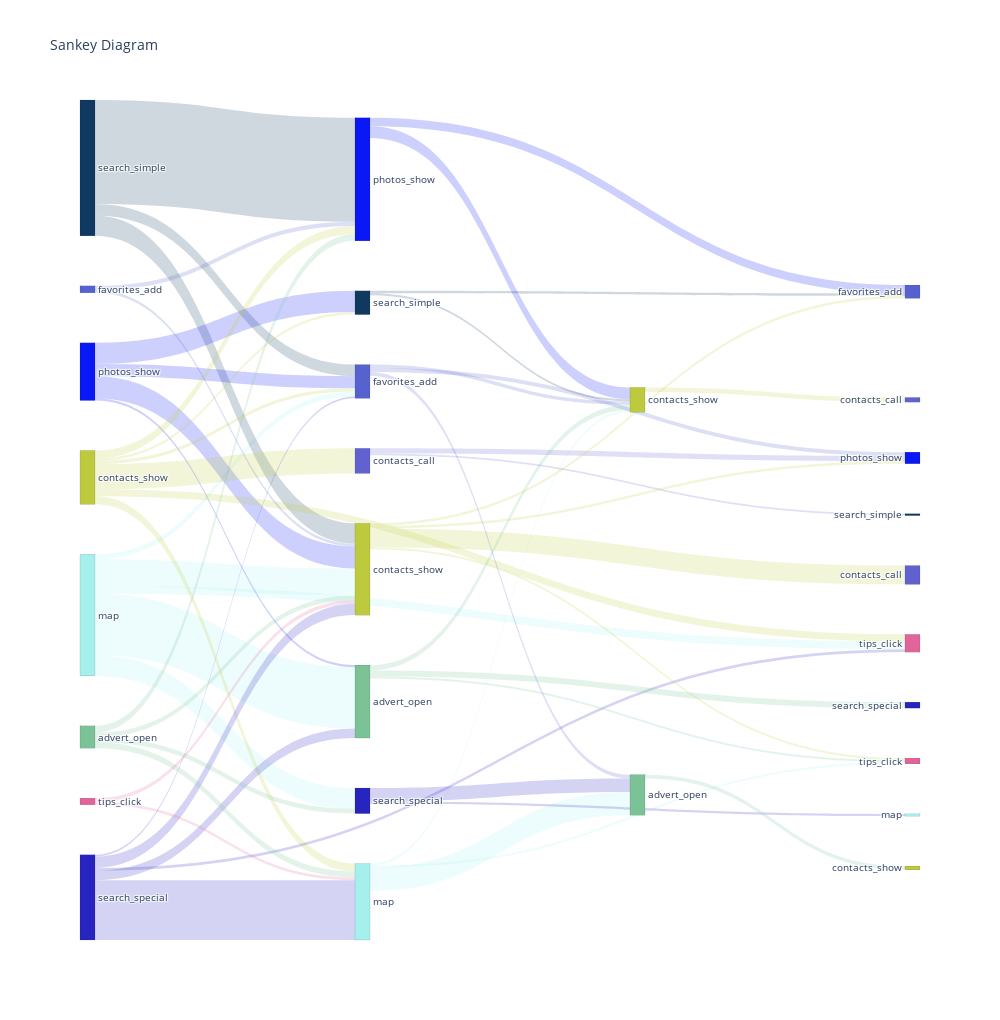

The cell this chart's notebook holds for it:
### Code cell
senkey_diagram.show()

### Figure 1 — Plotly figure (JSON) as saved in the notebook; plotly's stock layout.template omitted (floating-point values rounded to 4 significant figures)
{"data": [{"domain": {"x": [0, 1], "y": [0, 1]}, "link": {"color": ["rgba(165, 240, 237, 0.2)", "rgba(165, 240, 237, 0.2)", "rgba(165, 240, 237, 0.2)", "rgba(165, 240, 237, 0.2)", "rgba(165, 240, 237, 0.2)", "rgba(16, 57, 98, 0.2)", "rgba(16, 57, 98, 0.2)", "rgba(16, 57, 98, 0.2)", "rgba(9, 24, 244, 0.2)", "rgba(9, 24, 244, 0.2)", "rgba(9, 24, 244, 0.2)", "rgba(9, 24, 244, 0.2)", "rgba(190, 202, 61, 0.2)", "rgba(190, 202, 61, 0.2)", "rgba(190, 202, 61, 0.2)", "rgba(190, 202, 61, 0.2)", "rgba(190, 202, 61, 0.2)", "rgba(190, 202, 61, 0.2)", "rgba(40, 36, 192, 0.2)", "rgba(40, 36, 192, 0.2)", "rgba(40, 36, 192, 0.2)", "rgba(40, 36, 192, 0.2)", "rgba(40, 36, 192, 0.2)", "rgba(123, 194, 151, 0.2)", "rgba(123, 194, 151, 0.2)", "rgba(123, 194, 151, 0.2)", "rgba(123, 194, 151, 0.2)", "rgba(226, 101, 154, 0.2)", "rgba(226, 101, 154, 0.2)", "rgba(86, 99, 206, 0.2)", "rgba(86, 99, 206, 0.2)", "rgba(9, 24, 244, 0.2)", "rgba(9, 24, 244, 0.2)", "rgba(123, 194, 151, 0.2)", "rgba(123, 194, 151, 0.2)", "rgba(123, 194, 151, 0.2)", "rgba(165, 240, 237, 0.2)", "rgba(165, 240, 237, 0.2)", "rgba(165, 240, 237, 0.2)", "rgba(97, 98, 208, 0.2)", "rgba(97, 98, 208, 0.2)", "rgba(190, 202, 61, 0.2)", "rgba(190, 202, 61, 0.2)", "rgba(190, 202, 61, 0.2)", "rgba(190, 202, 61, 0.2)", "rgba(16, 57, 98, 0.2)", "rgba(16, 57, 98, 0.2)", "rgba(40, 36, 192, 0.2)", "rgba(40, 36, 192, 0.2)", "rgba(86, 99, 206, 0.2)", "rgba(86, 99, 206, 0.2)", "rgba(86, 99, 206, 0.2)", "rgba(190, 202, 61, 0.2)", "rgba(123, 194, 151, 0.2)"], "label": ["50.4%", "22.0%", "17.1%", "6.4%", "4.1%", "76.5%", "14.9%", "8.6%", "3.7%", "38.3%", "36.9%", "21.0%", "14.8%", "14.8%", "46.6%", "4.6%", "13.3%", "5.9%", "11.1%", "70.2%", "13.3%", "3.3%", "2.1%", "31.3%", "26.1%", "20.9%", "21.6%", "42.5%", "57.5%", "59.5%", "40.5%", "41.8%", "58.2%", "40.0%", "15.0%", "45.0%", "7.9%", "85.4%", "6.7%", "26.2%", "73.8%", "9.7%", "72.9%", "7.7%", "9.7%", "51.9%", "48.1%", "86.2%", "13.8%", "29.9%", "34.3%", "35.8%", "100.0%", "100.0%"], "source": [0, 0, 0, 0, 0, 1, 1, 1, 2, 2, 2, 2, 3, 3, 3, 3, 3, 3, 4, 4, 4, 4, 4, 5, 5, 5, 5, 6, 6, 7, 7, 8, 8, 9, 9, 9, 10, 10, 10, 11, 11, 12, 12, 12, 12, 13, 13, 14, 14, 16, 16, 16, 18, 19], "target": [9, 12, 14, 15, 16, 8, 12, 16, 9, 12, 13, 16, 8, 10, 11, 13, 15, 16, 9, 10, 12, 15, 16, 8, 10, 12, 14, 10, 12, 8, 12, 17, 18, 18, 21, 24, 18, 19, 21, 22, 23, 17, 20, 21, 23, 17, 18, 19, 25, 18, 19, 23, 27, 26], "value": [369, 161, 125, 47, 30, 626, 122, 70, 13, 133, 128, 73, 48, 48, 151, 15, 43, 19, 57, 360, 68, 17, 11, 42, 35, 28, 29, 17, 23, 25, 17, 51, 71, 32, 12, 36, 13, 140, 11, 11, 31, 15, 113, 12, 15, 14, 13, 81, 13, 20, 23, 24, 28, 23]}, "node": {"color": ["rgba(165, 240, 237, 1)", "rgba(16, 57, 98, 1)", "rgba(9, 24, 244, 1)", "rgba(190, 202, 61, 1)", "rgba(40, 36, 192, 1)", "rgba(123, 194, 151, 1)", "rgba(226, 101, 154, 1)", "rgba(86, 99, 206, 1)", "rgba(9, 24, 244, 1)", "rgba(123, 194, 151, 1)", "rgba(165, 240, 237, 1)", "rgba(97, 98, 208, 1)", "rgba(190, 202, 61, 1)", "rgba(16, 57, 98, 1)", "rgba(40, 36, 192, 1)", "rgba(226, 101, 154, 1)", "rgba(86, 99, 206, 1)", "rgba(86, 99, 206, 1)", "rgba(190, 202, 61, 1)", "rgba(123, 194, 151, 1)", "rgba(97, 98, 208, 1)", "rgba(226, 101, 154, 1)", "rgba(16, 57, 98, 1)", "rgba(9, 24, 244, 1)", "rgba(40, 36, 192, 1)", "rgba(165, 240, 237, 1)", "rgba(190, 202, 61, 1)", "rgba(97, 98, 208, 1)", "rgba(226, 101, 154, 1)", "rgba(123, 194, 151, 1)", "rgba(165, 240, 237, 1)", "rgba(86, 99, 206, 1)", "rgba(40, 36, 192, 1)", "rgba(9, 24, 244, 1)", "rgba(16, 57, 98, 1)", "rgba(97, 98, 208, 1)", "rgba(86, 99, 206, 1)", "rgba(40, 36, 192, 1)", "rgba(16, 57, 98, 1)", "rgba(190, 202, 61, 1)", "rgba(123, 194, 151, 1)", "rgba(123, 194, 151, 1)", "rgba(97, 98, 208, 1)"], "label": ["map", "search_simple", "photos_show", "contacts_show", "search_special", "advert_open", "tips_click", "favorites_add", "photos_show", "advert_open", "map", "contacts_call", "contacts_show", "search_simple", "search_special", "tips_click", "favorites_add", "favorites_add", "contacts_show", "advert_open", "contacts_call", "tips_click", "search_simple", "photos_show", "search_special", "map", "contacts_show", "contacts_call", "tips_click", "advert_open", "map", "favorites_add", "search_special", "photos_show", "search_simple", "contacts_call", "favorites_add", "search_special", "search_simple", "contacts_show", "advert_open", "advert_open", "contacts_call"], "line": {"color": "black", "width": 0.1}, "pad": 50, "thickness": 15}, "orientation": "h", "type": "sankey", "valueformat": ".0f"}], "layout": {"font": {"size": 10}, "height": 1020, "title": {"text": "Sankey Diagram"}, "width": 1000}}
